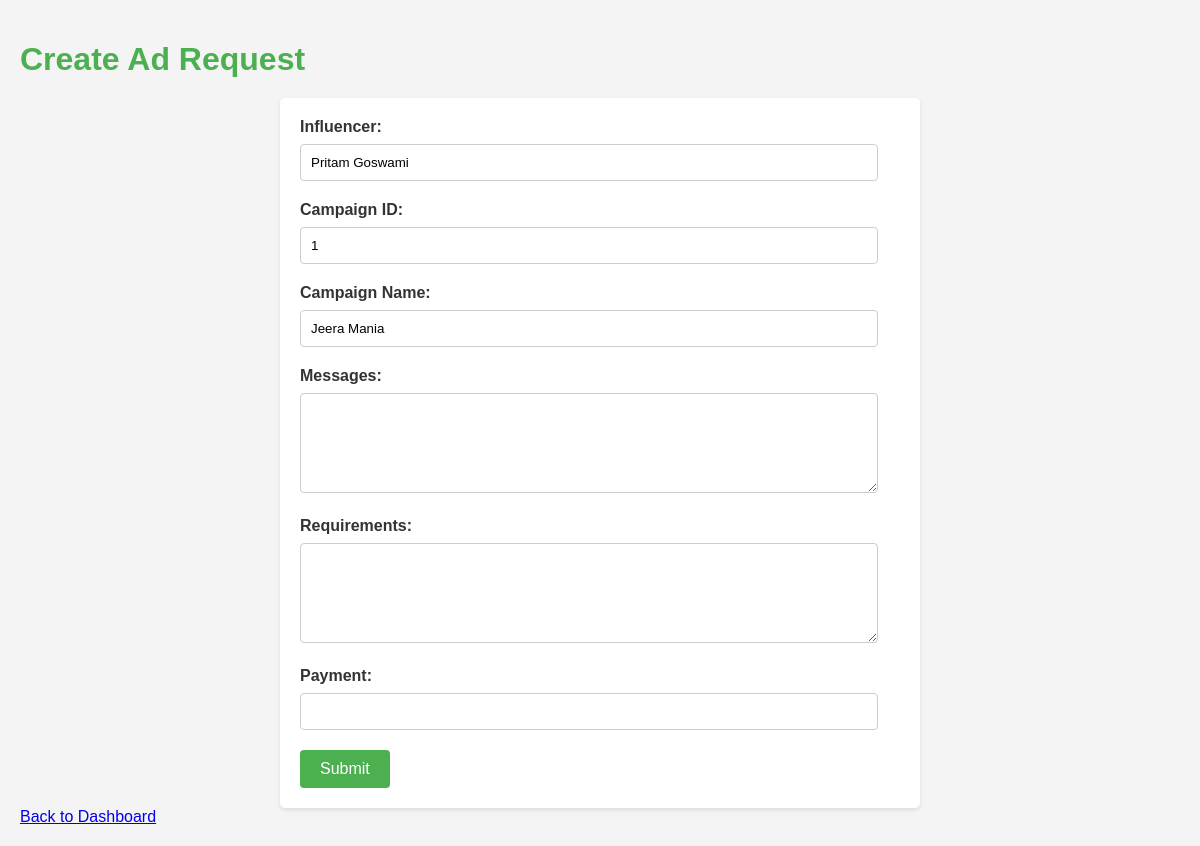
The app's page /inf_request_campaign/1 (signed in) with its own data.
### backend/models.py (models this page shows)
class inf_info(db.Model):
    __tablename__="inf_info"
    inf_id=db.Column(db.Integer, primary_key=True)
    email=db.Column(db.String, nullable=False)
    full_name=db.Column(db.String, nullable=False)
    user_name=db.Column(db.String, unique=True, nullable=False)
    category=db.Column(db.String, nullable=False)
    niche=db.Column(db.String, nullable=False)
    no_of_followers=db.Column(db.Integer, nullable=False)
    password=db.Column(db.String, nullable=False)
    inf_flag_status=db.Column(db.String, default="Unflagged")
    adrequests=db.relationship('adreq', backref='influencer', lazy=True)

class campaign(db.Model):
    __tablename__="campaign"
    camp_id=db.Column(db.Integer, primary_key=True)
    spon_id=db.Column(db.Integer, db.ForeignKey("spon_info.spon_id"), nullable=False)
    name=db.Column(db.String, nullable=False)
    description=db.Column(db.Text, nullable=False)
    sdate=db.Column(db.Date, nullable=False)
    edate=db.Column(db.Date, nullable=False)
    budget=db.Column(db.Integer, nullable=False)
    Visibility=db.Column(db.String, nullable=False)
    goals=db.Column(db.Text, nullable=False)
    completion_status=db.Column(db.String, default="Active")
    camp_flag_status=db.Column(db.String, default="Unflagged")
    ad_requests=db.relationship('adreq', backref='campaign', cascade="all, delete-orphan", lazy=True)

### backend/controllers.py (the view, shortened to what this page needs)
@app.route("/inf_request_campaign/<int:camp_id>", methods=['GET','POST'])
def inf_request_campaign(camp_id):
    user_name=session.get("user_name")
    influencer=inf_info.query.filter_by(user_name=user_name).first()
    if not influencer:
        return redirect(url_for("inf_login"))
    campaign_data=campaign.query.get_or_404(camp_id)
    return render_template("inf_request_campaign.html", influencer=influencer, campaign=campaign_data)

### templates/inf_request_campaign.html (shortened to what this page needs)
<!DOCTYPE html>
<html lang="en">
<head>
</head>
<body>
    <h1>Create Ad Request</h1>
    <form method="POST" action="{{ url_for('inf_request_campaign', camp_id=campaign.camp_id) }}">
        <label for="inf_id">Influencer:</label>
        <input type="text" name="inf_id" id="inf_id" value="{{ influencer.full_name }}" readonly>
        <label for="camp_id">Campaign ID:</label>
        <input type="text" name="camp_id" id="camp_id" value="{{ campaign.camp_id }}" readonly>
        <label for="camp_name">Campaign Name:</label>
        <input type="text" name="camp_name" id="camp_name" value="{{ campaign.name }}" readonly>
        <label for="messages">Messages:</label>
        <textarea name="messages" id="messages"></textarea>
        <label for="requirements">Requirements:</label>
        <textarea name="requirements" id="requirements"></textarea>
        <label for="payment">Payment:</label>
        <input type="number" name="payment" id="payment">
        <button type="submit">Submit</button>
    </form>
    <a href="{{ url_for('inf_dashboard') }}">Back to Dashboard</a>
</body>
</html>

### templates/inf_request_campaign.html (style rules this page uses)
body { font-family: Arial, sans-serif; background-color: #f4f4f4; color: #333; padding: 20px; margin: 0; }
h1 { color: #4CAF50; margin-bottom: 20px; }
form { background-color: #fff; padding: 20px; border-radius: 5px; box-shadow: 0 2px 4px rgba(0, 0, 0, 0.1); max-width: 600px; margin: auto; }
label { display: block; margin-bottom: 8px; font-weight: bold; }
input[type="text"], input[type="number"], textarea { width: calc(100% - 22px); padding: 10px; margin-bottom: 20px; border: 1px solid #ccc; border-radius: 4px; box-sizing: border-box; }
textarea { height: 100px; resize: vertical; }
button { background-color: #4CAF50; color: #fff; border: none; padding: 10px 20px; border-radius: 4px; cursor: pointer; font-size: 16px; }

### records on screen
inf_info: inf_id "Pritam Goswami"
campaign: camp_id "1", camp_name "Jeera Mania"
